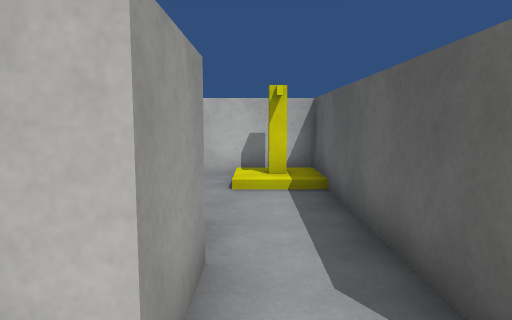
[1] (above)

15 first-person views from a walk through a 3-D level made in the Unity game engine. The camera is 1.4 m above the floor, tilts 6° down and sees 70° across. The floor is counted in squares, 1 m on a side. Each view is taken from the middle of a square. On the plan, view 1 faces up. The plan holds only what a view shows up to about 16 squares ahead; the rest is blank. The player character is not drawn. Surface patterns are stand-ins for the level's own textures.

[2]
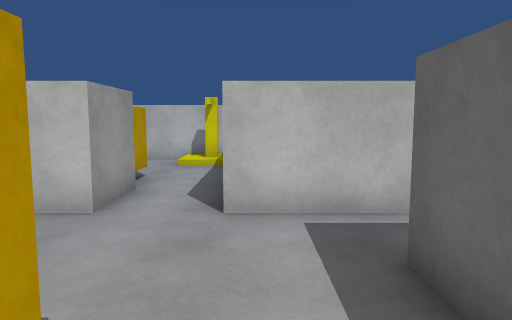

[3]
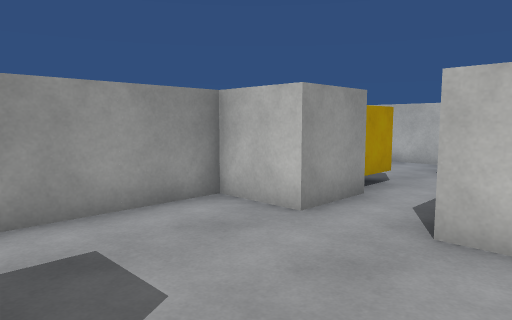

[4]
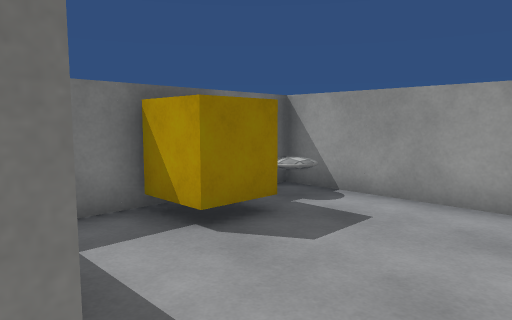

[5]
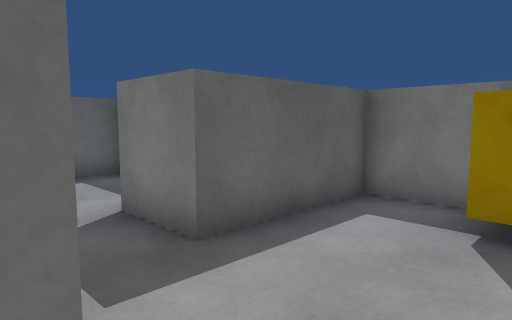

[6]
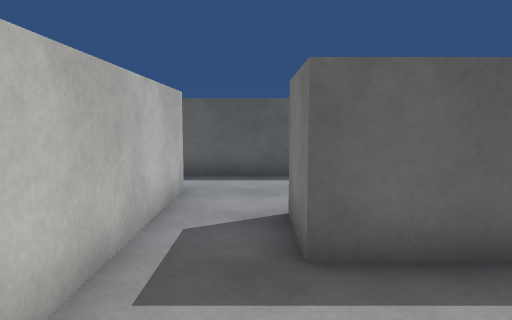

[7]
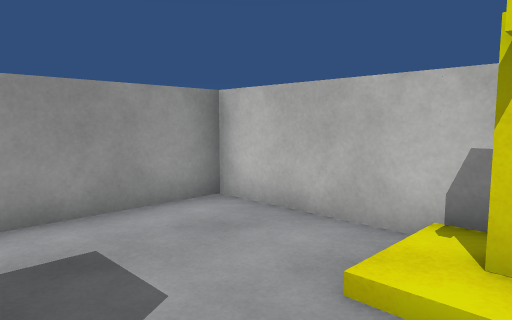

[8]
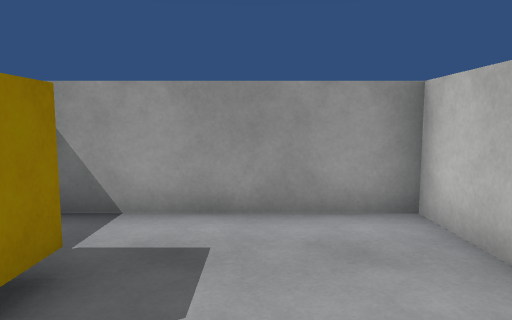

[9]
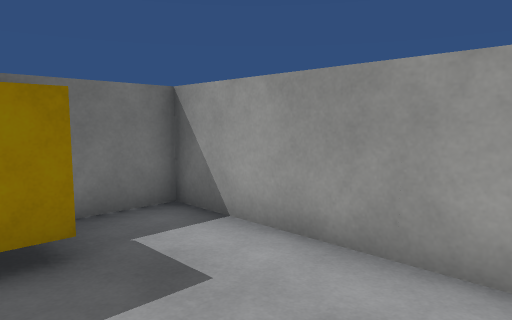

[10]
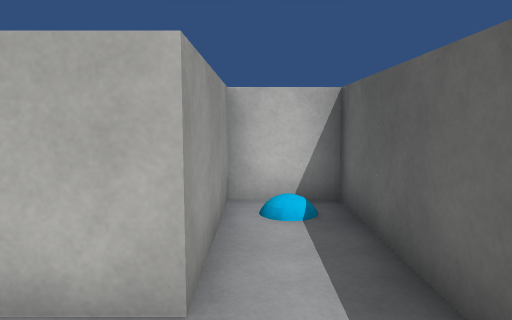

[11]
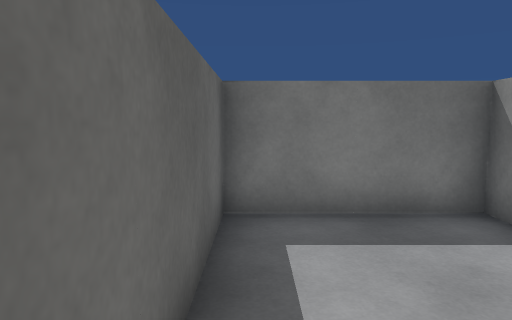

[12]
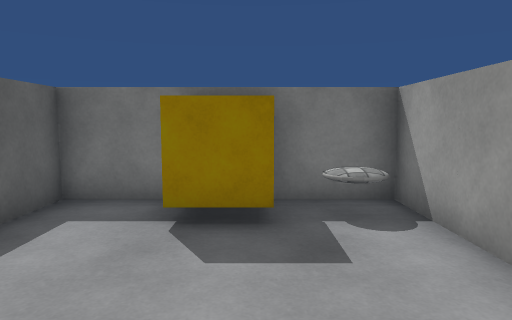

[13]
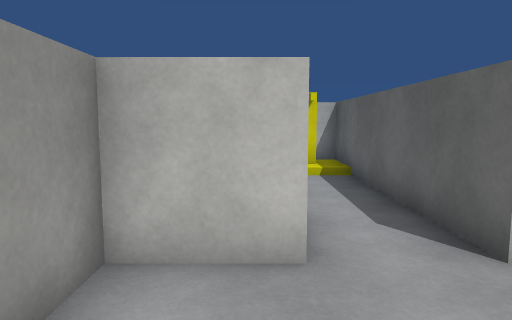

[14]
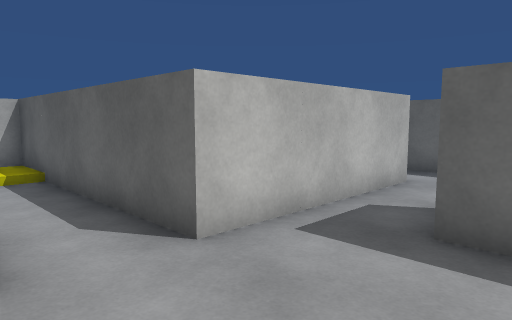

[15]
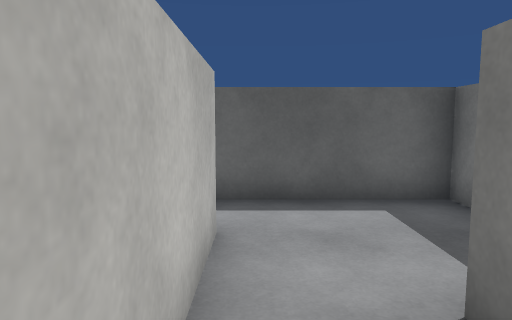

### Floor plan
Ten units are one square. View 1 is at (0, 0); x grows to the right and y downward. Boxes are objects, and circles mark ways between rooms. Rooms are numbered by the first view taken in them; rooms with no view inside come last. Other rooms are left out.
<svg viewBox="-50 -100 150 150">
<path fill="none" stroke="#000" d="M-5 -15 -25 -15 -25 45 35 45 35 5M35 -15 15 -15M55 19 55 25 95 25 95 -55 75 -55 75 -15 35 -15M35 5 55 5M-5 -35 -5 -15M15 -15 15 -95 -45 -95 -45 -35 -28 -35"/>
<rect x="-5" y="25" width="20" height="20" fill="#bbb"><title>cube</title></rect>
<rect x="-25" y="-55" width="20" height="20" fill="#bbb"><title>cube</title></rect>
<rect x="-5" y="-95" width="20" height="20" fill="#bbb"><title>other object</title></rect>
<circle cx="45" cy="-5" r="3" fill="#2a7"/>
<circle cx="5" cy="-25" r="3" fill="#2a7"/>
<text x="10" y="10">1</text>
<text x="70" y="-10">2</text>
<text x="-10" y="-60">3</text>
</svg>
Room 1 opens to room 2. Room 1 opens to room 3.

Where each view was taken, in squares from view 1:
view 1: 0 up, 0 right, facing up
view 2: 4 down, 2 right, facing up
view 3: 3 down, 3 right, facing up-left
view 4: 1 up, 4 right, facing down-left
view 5: 2 up, 0 right, facing down-right
view 6: 0 up, 0 right, facing right
view 7: 5 up, 1 right, facing up-left
view 8: 7 up, 1 right, facing left
view 9: 9 up, 1 left, facing down-left
view 10: 1 down, 8 right, facing up
view 11: 3 up, 9 right, facing down
view 12: 2 up, 0 right, facing down
view 13: 2 down, 1 left, facing up
view 14: 2 down, 1 left, facing up-right
view 15: 1 up, 3 right, facing right
